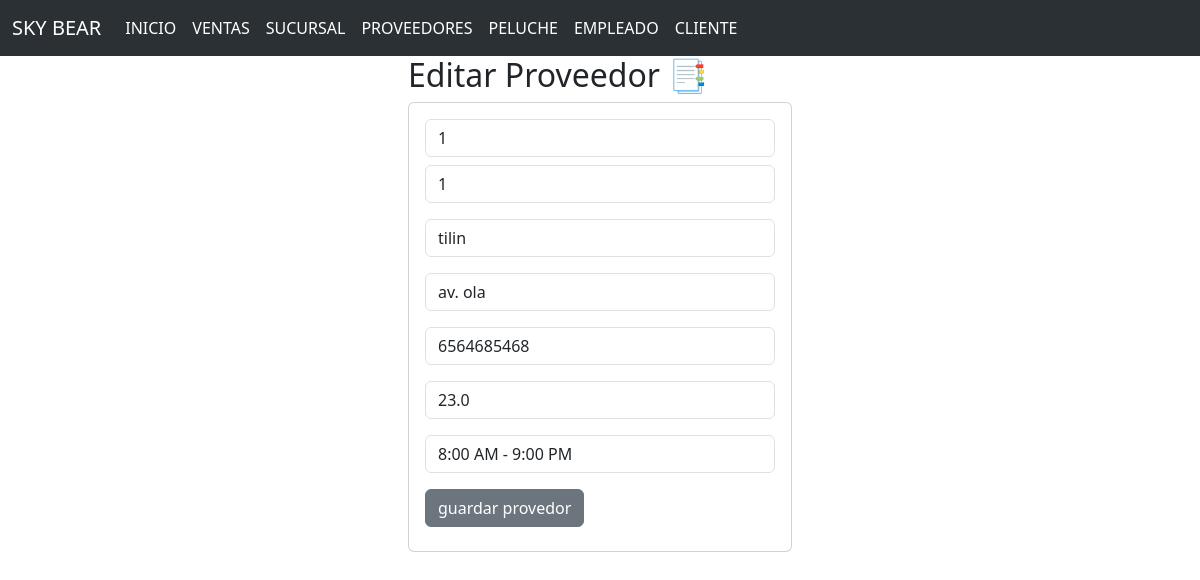
/seleccionarProveedor/1, run on the app's committed database.
### proveedor_app/models.py (models this page shows)
class Proveedor(models.Model):
    idproveedor=models.CharField(primary_key=True, max_length=6)
    idpeluche=models.CharField(max_length=6)
    nombre=models.CharField(max_length=10)
    direccion=models.CharField(max_length=50)
    telefono=models.CharField(max_length=10)
    precio=models.FloatField()
    horarios=models.CharField(max_length=20)

### proveedor_app/views.py (the view)
# urls.py: path('seleccionarProveedor/<idproveedor>',views.seleccionarProveedor,name='seleccionarProveedor'),
def seleccionarProveedor(request,idproveedor):
    proveedor=Proveedor.objects.get(idproveedor=idproveedor)
    return render (request,"editarProveedor.html",{'misproveedores': proveedor})

### proveedor_app/templates/editarProveedor.html
{% extends "base2.html" %}
{% block cuerpo %}
<div class="row">
    <div class="col-md-4 offset-md-4">
        <h2>Editar Proveedor 📑</h2>
        <div class="card">
            <div class="card-body">
                <form action="/editarProveedor/" method="POST"> {% csrf_token %}
                    <div class="form-group">
                        <input type="text" id="txtproveedor" name="txtproveedor" class="form-control" value="{{misproveedores.idproveedor}}" minlength="1" maxlength="6" readonly required>
                    </div>
                    <div class="form-group py-2">
                        <input type="text" id="txtpeluche" name="txtpeluche" class="form-control" value="{{misproveedores.idpeluche}}" minlength="1" maxlength="6" required>
                    </div>
                    <div class="form-group py-2">
                        <input type="text" id="txtnombre" name="txtnombre" class="form-control" value="{{misproveedores.nombre}}" minlength="1" maxlength="10" required>
                    </div>
                    <div class="form-group py-2">
                        <input type="text" id="txtdireccion" name="txtdireccion" class="form-control" value="{{misproveedores.direccion}}" minlength="1" maxlength="50" required>
                    </div>
                    <div class="form-group py-2">
                        <input type="text" id="txtelefono" name="txtelefono" class="form-control" value="{{misproveedores.telefono}}" minlength="1" maxlength="10" required>
                    </div>
                    <div class="form-group py-2">
                        <input type="text" id="txtprecio" name="txtprecio" class="form-control" value="{{misproveedores.precio}}" minlength="1" maxlength="10" required>
                    </div>
                    <div class="form-group py-2">
                        <input type="text" id="txthorario" name="txthorario" class="form-control" value="{{misproveedores.horarios}}" minlength="1" maxlength="20" required>
                    </div>
                    <div class="form-group py-2">
                        <button type="submit" class="btn btn-secondary">guardar provedor</button>
                    </div>
                </form>
            </div>
        </div>
    </div>
</div>
{% endblock cuerpo %}

### data on the page
Proveedor: txtproveedor "1", txtpeluche "1", txtnombre "tilin", txtdireccion "av. ola", txtelefono "6564685468", txtprecio "23.0", txthorario "8:00 AM - 9:00 PM"
